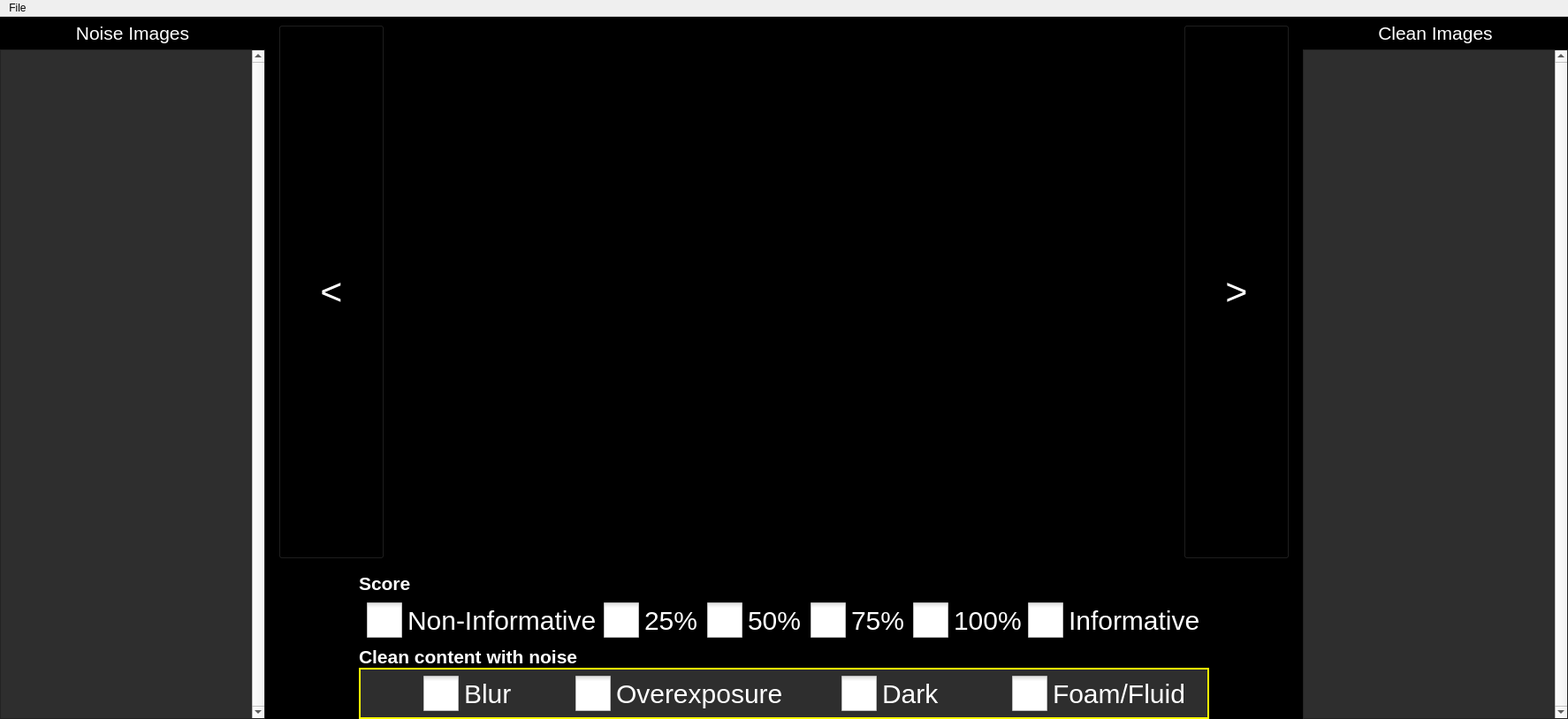
<?xml version="1.0" encoding="UTF-8"?>
<ui version="4.0">
 <class>MainWindow</class>
 <widget class="QMainWindow" name="MainWindow">
  <property name="geometry">
   <rect>
    <x>0</x>
    <y>0</y>
    <width>1774</width>
    <height>814</height>
   </rect>
  </property>
  <property name="windowTitle">
   <string>MainWindow</string>
  </property>
  <widget class="QWidget" name="centralwidget">
   <layout class="QVBoxLayout" name="verticalLayout">
    <property name="leftMargin">
     <number>0</number>
    </property>
    <property name="topMargin">
     <number>0</number>
    </property>
    <property name="rightMargin">
     <number>0</number>
    </property>
    <property name="bottomMargin">
     <number>0</number>
    </property>
    <item>
     <widget class="QWidget" name="widget" native="true">
      <property name="styleSheet">
       <string notr="true">QWidget#widget {
	background-color: rgb(0, 0, 0);
}
QWidget#widget_10 {
	background-color: rgb(46, 46, 46);
	border: 2px solid rgb(255, 255, 0);
}
QPushButton {
	background-color: rgb(0, 0, 0);
	color: rgb(255, 255, 255);
}
QListWidget {
	background-color: rgb(46, 46, 46);
}
QCheckBox {
	color: rgb(255, 255, 255);
	font-size: 30px;
}
QCheckBox::indicator {
	width: 40px;
	height: 40px;
}</string>
      </property>
      <layout class="QHBoxLayout" name="horizontalLayout">
       <property name="leftMargin">
        <number>0</number>
       </property>
       <property name="topMargin">
        <number>0</number>
       </property>
       <property name="rightMargin">
        <number>0</number>
       </property>
       <property name="bottomMargin">
        <number>0</number>
       </property>
       <item>
        <widget class="QWidget" name="widget_2" native="true">
         <property name="sizePolicy">
          <sizepolicy hsizetype="Fixed" vsizetype="Preferred">
           <horstretch>0</horstretch>
           <verstretch>0</verstretch>
          </sizepolicy>
         </property>
         <property name="minimumSize">
          <size>
           <width>300</width>
           <height>0</height>
          </size>
         </property>
         <property name="styleSheet">
          <string notr="true"/>
         </property>
         <layout class="QVBoxLayout" name="verticalLayout_6">
          <property name="leftMargin">
           <number>0</number>
          </property>
          <property name="topMargin">
           <number>6</number>
          </property>
          <property name="rightMargin">
           <number>0</number>
          </property>
          <property name="bottomMargin">
           <number>0</number>
          </property>
          <item>
           <widget class="QLabel" name="label_3">
            <property name="font">
             <font>
              <pointsize>16</pointsize>
             </font>
            </property>
            <property name="text">
             <string>&lt;html&gt;&lt;head/&gt;&lt;body&gt;&lt;p&gt;&lt;span style=&quot; color:#ffffff;&quot;&gt;Noise Images&lt;/span&gt;&lt;/p&gt;&lt;/body&gt;&lt;/html&gt;</string>
            </property>
            <property name="alignment">
             <set>Qt::AlignCenter</set>
            </property>
           </widget>
          </item>
          <item>
           <widget class="QListWidget" name="listWidget">
            <property name="styleSheet">
             <string notr="true"/>
            </property>
            <property name="verticalScrollBarPolicy">
             <enum>Qt::ScrollBarAlwaysOn</enum>
            </property>
           </widget>
          </item>
         </layout>
        </widget>
       </item>
       <item>
        <widget class="QWidget" name="widget_3" native="true">
         <layout class="QVBoxLayout" name="verticalLayout_2">
          <property name="leftMargin">
           <number>0</number>
          </property>
          <property name="topMargin">
           <number>0</number>
          </property>
          <property name="rightMargin">
           <number>0</number>
          </property>
          <property name="bottomMargin">
           <number>0</number>
          </property>
          <item>
           <widget class="QWidget" name="widget_5" native="true">
            <property name="sizePolicy">
             <sizepolicy hsizetype="Preferred" vsizetype="Expanding">
              <horstretch>0</horstretch>
              <verstretch>0</verstretch>
             </sizepolicy>
            </property>
            <property name="styleSheet">
             <string notr="true"/>
            </property>
            <layout class="QHBoxLayout" name="horizontalLayout_2">
             <item>
              <widget class="QPushButton" name="btn_back">
               <property name="sizePolicy">
                <sizepolicy hsizetype="Preferred" vsizetype="Preferred">
                 <horstretch>0</horstretch>
                 <verstretch>0</verstretch>
                </sizepolicy>
               </property>
               <property name="minimumSize">
                <size>
                 <width>120</width>
                 <height>0</height>
                </size>
               </property>
               <property name="font">
                <font>
                 <pointsize>32</pointsize>
                 <weight>50</weight>
                 <bold>false</bold>
                </font>
               </property>
               <property name="text">
                <string>&lt;</string>
               </property>
               <property name="shortcut">
                <string>Left</string>
               </property>
              </widget>
             </item>
             <item>
              <widget class="QLabel" name="display">
               <property name="sizePolicy">
                <sizepolicy hsizetype="Expanding" vsizetype="Preferred">
                 <horstretch>0</horstretch>
                 <verstretch>0</verstretch>
                </sizepolicy>
               </property>
               <property name="maximumSize">
                <size>
                 <width>1250</width>
                 <height>954</height>
                </size>
               </property>
               <property name="text">
                <string/>
               </property>
               <property name="scaledContents">
                <bool>false</bool>
               </property>
               <property name="alignment">
                <set>Qt::AlignCenter</set>
               </property>
              </widget>
             </item>
             <item>
              <widget class="QPushButton" name="btn_next">
               <property name="sizePolicy">
                <sizepolicy hsizetype="Preferred" vsizetype="Preferred">
                 <horstretch>0</horstretch>
                 <verstretch>0</verstretch>
                </sizepolicy>
               </property>
               <property name="minimumSize">
                <size>
                 <width>120</width>
                 <height>0</height>
                </size>
               </property>
               <property name="font">
                <font>
                 <pointsize>32</pointsize>
                 <weight>50</weight>
                 <bold>false</bold>
                </font>
               </property>
               <property name="text">
                <string>&gt;</string>
               </property>
               <property name="shortcut">
                <string>Return</string>
               </property>
              </widget>
             </item>
            </layout>
           </widget>
          </item>
          <item>
           <widget class="QWidget" name="widget_6" native="true">
            <property name="sizePolicy">
             <sizepolicy hsizetype="Expanding" vsizetype="Preferred">
              <horstretch>0</horstretch>
              <verstretch>0</verstretch>
             </sizepolicy>
            </property>
            <property name="styleSheet">
             <string notr="true"/>
            </property>
            <layout class="QVBoxLayout" name="verticalLayout_3">
             <property name="spacing">
              <number>0</number>
             </property>
             <property name="leftMargin">
              <number>100</number>
             </property>
             <property name="topMargin">
              <number>0</number>
             </property>
             <property name="rightMargin">
              <number>100</number>
             </property>
             <property name="bottomMargin">
              <number>0</number>
             </property>
             <item>
              <widget class="QWidget" name="widget_7" native="true">
               <layout class="QVBoxLayout" name="verticalLayout_4">
                <property name="spacing">
                 <number>0</number>
                </property>
                <property name="leftMargin">
                 <number>0</number>
                </property>
                <property name="topMargin">
                 <number>0</number>
                </property>
                <property name="rightMargin">
                 <number>0</number>
                </property>
                <property name="bottomMargin">
                 <number>0</number>
                </property>
                <item>
                 <widget class="QLabel" name="label">
                  <property name="font">
                   <font>
                    <pointsize>16</pointsize>
                    <weight>75</weight>
                    <bold>true</bold>
                   </font>
                  </property>
                  <property name="text">
                   <string>&lt;html&gt;&lt;head/&gt;&lt;body&gt;&lt;p&gt;&lt;span style=&quot; color:#ffffff;&quot;&gt;Score&lt;/span&gt;&lt;/p&gt;&lt;/body&gt;&lt;/html&gt;</string>
                  </property>
                 </widget>
                </item>
                <item>
                 <widget class="QWidget" name="widget_9" native="true">
                  <property name="styleSheet">
                   <string notr="true"/>
                  </property>
                  <layout class="QHBoxLayout" name="horizontalLayout_3">
                   <item alignment="Qt::AlignHCenter">
                    <widget class="QCheckBox" name="btn_noninfo">
                     <property name="styleSheet">
                      <string notr="true"/>
                     </property>
                     <property name="text">
                      <string>Non-Informative</string>
                     </property>
                     <property name="autoExclusive">
                      <bool>false</bool>
                     </property>
                    </widget>
                   </item>
                   <item alignment="Qt::AlignHCenter">
                    <widget class="QCheckBox" name="btn_25">
                     <property name="text">
                      <string>25%</string>
                     </property>
                     <property name="autoExclusive">
                      <bool>false</bool>
                     </property>
                    </widget>
                   </item>
                   <item alignment="Qt::AlignHCenter">
                    <widget class="QCheckBox" name="btn_50">
                     <property name="text">
                      <string>50%</string>
                     </property>
                     <property name="autoExclusive">
                      <bool>false</bool>
                     </property>
                    </widget>
                   </item>
                   <item alignment="Qt::AlignHCenter">
                    <widget class="QCheckBox" name="btn_75">
                     <property name="text">
                      <string>75%</string>
                     </property>
                     <property name="autoExclusive">
                      <bool>false</bool>
                     </property>
                    </widget>
                   </item>
                   <item alignment="Qt::AlignHCenter">
                    <widget class="QCheckBox" name="btn_100">
                     <property name="text">
                      <string>100%</string>
                     </property>
                     <property name="autoExclusive">
                      <bool>false</bool>
                     </property>
                    </widget>
                   </item>
                   <item alignment="Qt::AlignHCenter">
                    <widget class="QCheckBox" name="btn_info">
                     <property name="text">
                      <string>Informative</string>
                     </property>
                     <property name="autoExclusive">
                      <bool>false</bool>
                     </property>
                    </widget>
                   </item>
                  </layout>
                 </widget>
                </item>
               </layout>
              </widget>
             </item>
             <item>
              <widget class="QWidget" name="widget_8" native="true">
               <layout class="QVBoxLayout" name="verticalLayout_5">
                <property name="spacing">
                 <number>0</number>
                </property>
                <property name="leftMargin">
                 <number>0</number>
                </property>
                <property name="topMargin">
                 <number>0</number>
                </property>
                <property name="rightMargin">
                 <number>0</number>
                </property>
                <property name="bottomMargin">
                 <number>0</number>
                </property>
                <item>
                 <widget class="QLabel" name="label_2">
                  <property name="font">
                   <font>
                    <pointsize>16</pointsize>
                    <weight>75</weight>
                    <bold>true</bold>
                   </font>
                  </property>
                  <property name="text">
                   <string>&lt;html&gt;&lt;head/&gt;&lt;body&gt;&lt;p&gt;&lt;span style=&quot; color:#ffffff;&quot;&gt;Clean content with noise&lt;/span&gt;&lt;/p&gt;&lt;/body&gt;&lt;/html&gt;</string>
                  </property>
                 </widget>
                </item>
                <item>
                 <widget class="QWidget" name="widget_10" native="true">
                  <property name="styleSheet">
                   <string notr="true"/>
                  </property>
                  <layout class="QHBoxLayout" name="horizontalLayout_4">
                   <item alignment="Qt::AlignHCenter">
                    <widget class="QCheckBox" name="btn_blur">
                     <property name="styleSheet">
                      <string notr="true"/>
                     </property>
                     <property name="text">
                      <string>Blur</string>
                     </property>
                     <property name="autoExclusive">
                      <bool>false</bool>
                     </property>
                    </widget>
                   </item>
                   <item alignment="Qt::AlignHCenter">
                    <widget class="QCheckBox" name="btn_over">
                     <property name="text">
                      <string>Overexposure</string>
                     </property>
                     <property name="autoExclusive">
                      <bool>false</bool>
                     </property>
                    </widget>
                   </item>
                   <item alignment="Qt::AlignHCenter">
                    <widget class="QCheckBox" name="btn_dark">
                     <property name="text">
                      <string>Dark</string>
                     </property>
                     <property name="autoExclusive">
                      <bool>false</bool>
                     </property>
                    </widget>
                   </item>
                   <item alignment="Qt::AlignHCenter">
                    <widget class="QCheckBox" name="btn_fluid">
                     <property name="text">
                      <string>Foam/Fluid</string>
                     </property>
                     <property name="autoExclusive">
                      <bool>false</bool>
                     </property>
                    </widget>
                   </item>
                  </layout>
                 </widget>
                </item>
               </layout>
              </widget>
             </item>
            </layout>
           </widget>
          </item>
         </layout>
        </widget>
       </item>
       <item>
        <widget class="QWidget" name="widget_4" native="true">
         <property name="sizePolicy">
          <sizepolicy hsizetype="Fixed" vsizetype="Preferred">
           <horstretch>0</horstretch>
           <verstretch>0</verstretch>
          </sizepolicy>
         </property>
         <property name="minimumSize">
          <size>
           <width>300</width>
           <height>0</height>
          </size>
         </property>
         <layout class="QVBoxLayout" name="verticalLayout_7">
          <property name="leftMargin">
           <number>0</number>
          </property>
          <property name="topMargin">
           <number>6</number>
          </property>
          <property name="rightMargin">
           <number>0</number>
          </property>
          <property name="bottomMargin">
           <number>0</number>
          </property>
          <item>
           <widget class="QLabel" name="label_4">
            <property name="font">
             <font>
              <pointsize>16</pointsize>
             </font>
            </property>
            <property name="text">
             <string>&lt;html&gt;&lt;head/&gt;&lt;body&gt;&lt;p&gt;&lt;span style=&quot; color:#ffffff;&quot;&gt;Clean Images&lt;/span&gt;&lt;/p&gt;&lt;/body&gt;&lt;/html&gt;</string>
            </property>
            <property name="alignment">
             <set>Qt::AlignCenter</set>
            </property>
           </widget>
          </item>
          <item>
           <widget class="QListWidget" name="listWidget_2">
            <property name="styleSheet">
             <string notr="true"/>
            </property>
            <property name="verticalScrollBarPolicy">
             <enum>Qt::ScrollBarAlwaysOn</enum>
            </property>
           </widget>
          </item>
         </layout>
        </widget>
       </item>
      </layout>
     </widget>
    </item>
   </layout>
  </widget>
  <widget class="QMenuBar" name="menubar">
   <property name="geometry">
    <rect>
     <x>0</x>
     <y>0</y>
     <width>1774</width>
     <height>26</height>
    </rect>
   </property>
   <widget class="QMenu" name="menuFile">
    <property name="title">
     <string>File</string>
    </property>
    <addaction name="actionOpen_folder"/>
   </widget>
   <addaction name="menuFile"/>
  </widget>
  <action name="actionOpen_folder">
   <property name="text">
    <string>Open folder</string>
   </property>
   <property name="shortcut">
    <string>Ctrl+O</string>
   </property>
  </action>
  <action name="actionSave">
   <property name="text">
    <string>Save</string>
   </property>
   <property name="shortcut">
    <string>Ctrl+S</string>
   </property>
  </action>
 </widget>
 <resources/>
 <connections/>
</ui>
